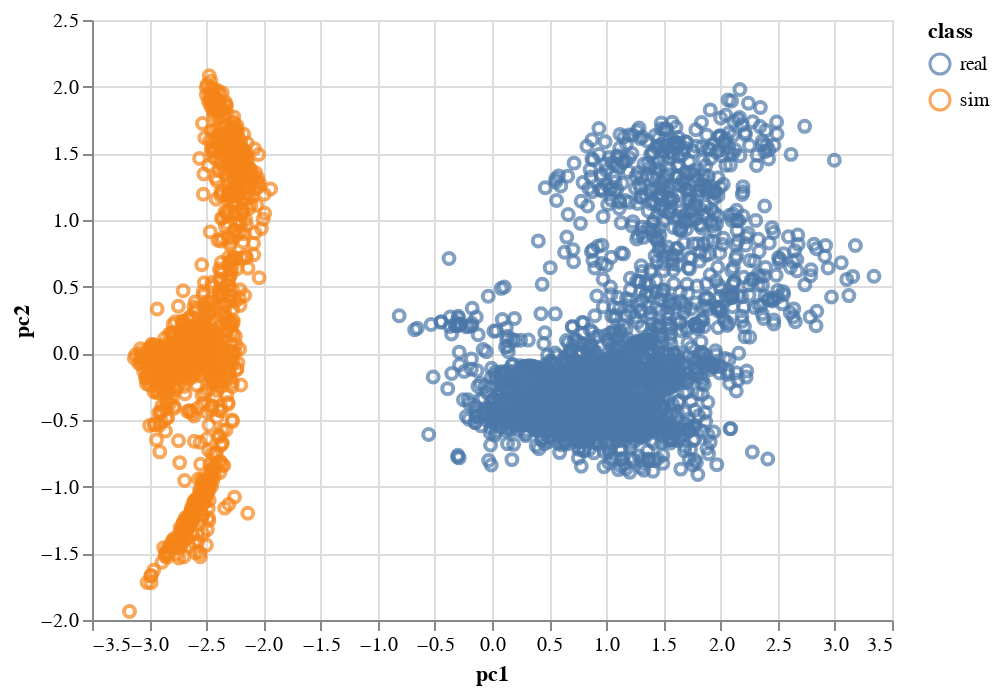

Here is the notebook cell this chart was saved with:
### Code cell
chart = alt.Chart(principalDf)
chart.mark_point().encode(
x='pc1',
y='pc2',
color="class"
)#.properties(background='white').save(save_path, webdriver='firefox', scale_factor=5.0)
        

# event_paths = glob("/home/jp/Documents/silverpond/continious_labelling/phase1/eval_1pc/raw_events/*/*")
# df = extract_pr_curves_from_tensorboard(event_paths, "test.png", "cat")
# df

### Figure 1 — Vega-Lite specification as saved in the notebook (floating-point values rounded to 4 significant figures; data arrays with more than 128 entries replaced by an {"elided": "..."} marker saying what was removed)
{"$schema": "https://vega.github.io/schema/vega-lite/v3.4.0.json", "config": {"mark": {"tooltip": null}, "view": {"height": 300, "width": 400}}, "data": {"name": "data-497b368ea3df2b19c3f5cee8f91fed29"}, "datasets": {"data-497b368ea3df2b19c3f5cee8f91fed29": {"elided": "3955 records"}}, "encoding": {"color": {"field": "class", "type": "nominal"}, "x": {"field": "pc1", "type": "quantitative"}, "y": {"field": "pc2", "type": "quantitative"}}, "mark": "point"}
